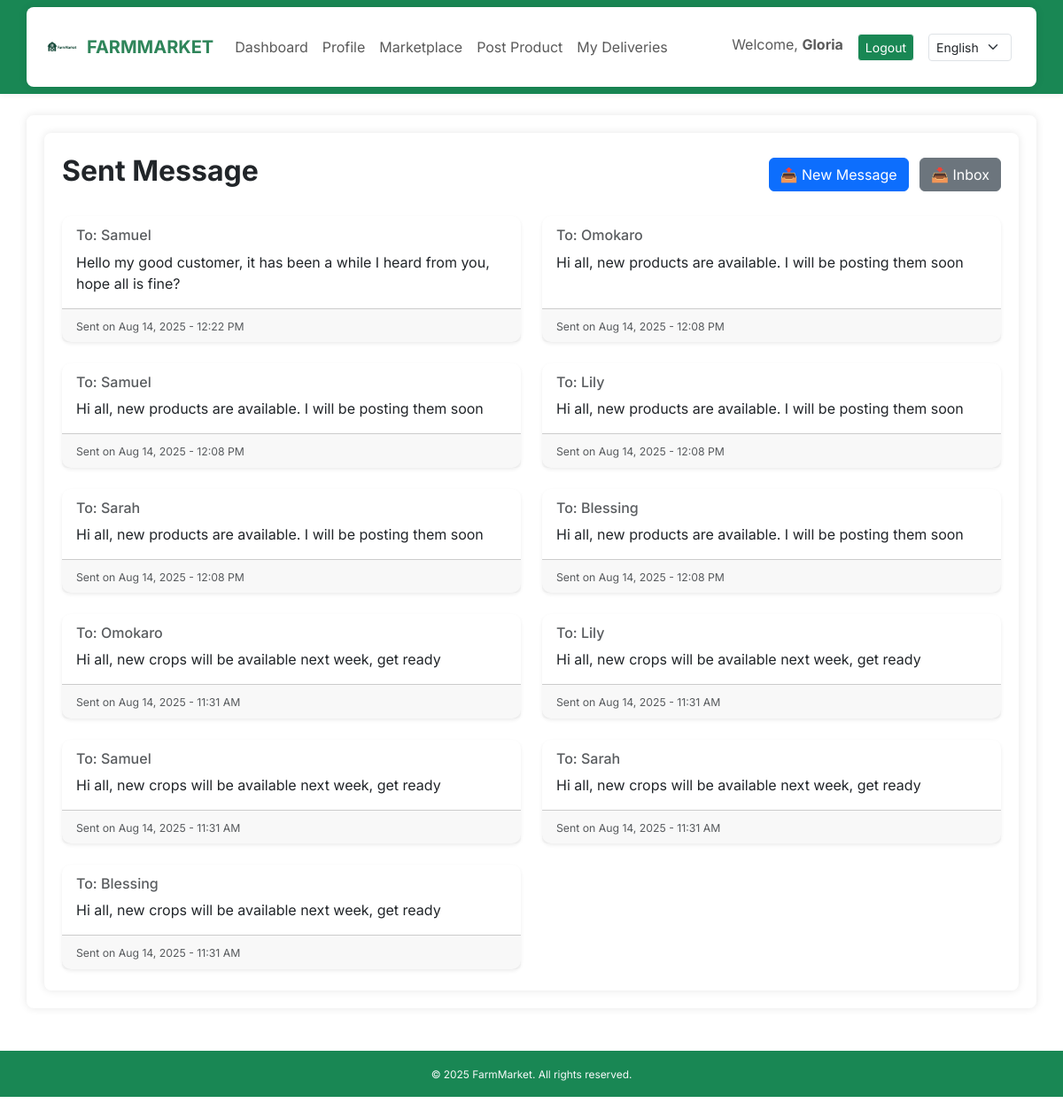
The page /messages_list/sent/ (signed in) on the database its author committed.
### core/models.py (models this page shows, shortened)
class Message(models.Model):
    sender = models.ForeignKey(User, related_name='sent_messages', on_delete=models.CASCADE)
    recipient = models.ForeignKey(User, related_name='received_messages', on_delete=models.CASCADE)
    body = models.TextField()
    timestamp = models.DateTimeField(auto_now_add=True)
    is_read = models.BooleanField(default=False)
    class Meta:
        ordering = ['-timestamp']

### core/views.py (the view)
# urls.py: path('messages_list/sent/', views.sent_message_view, name='sent_messages'),
@login_required
def sent_message_view(request):
    sent_messages = Message.objects.filter(sender=request.user).order_by('-timestamp')
    return render(request, 'core/sent_message.html', {'messages_list': sent_messages})

### core/context_processors.py (called while the page is built)
def language_code(request):
    return {
        'LANGUAGE_CODE': translation.get_language()
    }

### core/templates/core/sent_message.html
{% extends 'core/base.html' %}
{% load i18n %}
{% block content %}
<div class="container py-4">
    <div class="d-flex justify-content-between align-items-center mb-4">
        <h2 class="fw-bold">{% trans "Sent Message" %}</h2>
        <div>
            <a href="{% url 'send_message' %}" class="btn btn-primary me-2">📤 {% trans "New Message" %}</a>
            <a href="{% url 'inbox' %}" class="btn btn-secondary">📥 {% trans "Inbox" %}</a>
        </div>
    </div>
    {% if messages_list %}
        <div class="row row-cols-1 row-cols-md-2 g-4">
            {% for msg in messages_list %}
                <div class="col">
                    <div class="card shadow-sm h-100">
                        <div class="card-body">
                            <h6 class="card-subtitle mb-2 text-muted">To: {{ msg.recipient.username }}</h6>
                            <p class="card-text">{{ msg.body }}</p>
                        </div>
                        <div class="card-footer text-muted small">
                            <small>Sent on {{ msg.timestamp|date:"M d, Y - H:i A" }}</small>
                        </div>
                    </div>
                </div>
            {% endfor %}
        </div>
    {% else %}
        <div class="alert alert-info" role="alert">
            {% trans "You have not sent any messages yet." %}
        </div>
    {% endif %}
</div>
{% endblock %}

### core/templates/core/base.html (shortened to what this page needs)
{% load static %}
{% load i18n %}
<!DOCTYPE html>
<html lang="en">
<head>
  <link href="https://cdn.jsdelivr.net/npm/bootstrap@5.3.0/dist/css/bootstrap.min.css" rel="stylesheet" />
  <link rel="stylesheet" href="https://cdn.jsdelivr.net/npm/bootstrap-icons@1.11.3/font/bootstrap-icons.css">
  <link rel="stylesheet" href="{% static 'core/styles.css' %}" />
</head>
<body>
<header>
<nav class="navbar navbar-expand-lg custom-green">
    <div class="container">
        <a class="navbar-brand fw-bold d-flex align-items-center" href="{% url 'home' %}">
            <img src="{% static 'core/images/logo.png' %}" alt="Logo" width="40" height="40" class="me-2">
            <span class="fw-bold">FARMMARKET</span>
        </a>
        <div class="collapse navbar-collapse" id="navbarNav">
            <ul class="navbar-nav me-auto">
                {% if user.is_authenticated %}
                    {% if user.profile.role == 'logistics' %}
                        <li class="nav-item"><a class="nav-link" href="{% url 'logistics_dashboard' %}">{% trans "Dashboard" %}</a></li>
                        <li class="nav-item"><a class="nav-link" href="{% url 'profile' %}">{% trans "Profile" %}</a></li>
                        <li class="nav-item"><a class="nav-link" href="{% url 'my_deliveries' %}">{% trans "My Deliveries" %}</a></li>
                        <li class="nav-item"><a class="nav-link" href="{% url 'pending_deliveries' %}">{% trans "Pending Deliveries" %}</a></li>
                        <li class="nav-item"><a class="nav-link" href="{% url 'inbox' %}">{% trans "Messages" %}</a></li>
                    {% elif user.profile.role == 'farmer' %}
                        <li class="nav-item"><a class="nav-link" href="{% url 'farmer_dashboard' %}">{% trans "Dashboard" %}</a></li>
                        <li class="nav-item"><a class="nav-link" href="{% url 'profile' %}">{% trans "Profile" %}</a></li>
                        <li class="nav-item"><a class="nav-link" href="{% url 'product_list' %}">{% trans "Marketplace" %}</a></li>
                        <li class="nav-item"><a class="nav-link" href="{% url 'product_create' %}">{% trans "Post Product" %}</a></li>
                        <li class="nav-item"><a class="nav-link" href="{% url 'my_deliveries' %}">{% trans "My Deliveries" %}</a></li>
                    {% else %}
                        <li class="nav-item"><a class="nav-link" href="{% url 'home' %}">{% trans "Home" %}</a></li>
                    {% endif %}
                {% else %}
                    <li class="nav-item"><a class="nav-link" href="{% url 'login' %}">{% trans "Login" %}</a></li>
                    <li class="nav-item"><a class="nav-link" href="{% url 'register' %}">{% trans "Register" %}</a></li>
                {% endif %}
            </ul>
            {% if user.is_authenticated %}
                <ul class="navbar-nav">
                    <li class="nav-item me-3">
                        <span class="navbar-text">
                            {% trans "Welcome" %}, <strong>{{ user.username }}</strong>
                        </span>
                    </li>
                    <li class="nav-item">
                        <a class="btn btn-success btn-sm border-light" href="{% url 'logout' %}">{% trans "Logout" %}</a>
                    </li>
                </ul>
            {% endif %}
            <form action="{% url 'set_language' %}" method="post" class="d-flex align-items-center ms-3">
                <select name="language" class="form-select form-select-sm me-2" onchange="this.form.submit()">
                    <option value="en" {% if LANGUAGE_CODE == 'en' %}selected{% endif %}>English</option>
                </select>
            </form>
        </div>
    </div>
</nav>
</header>
  <main class="container mt-4">
    {% block content %}{% endblock %}
  </main>
  <footer class="text-center mt-5 mb-3 text-light custom-green p-3">
    <small>&copy; 2025 FarmMarket. {% trans "All rights reserved." %}</small>
</footer>
</body>
</html>

### static/core/styles.css (style rules this page uses)
body { background-color: white; font-family: 'Inter', sans-serif; }
.custom-green { background-color: #198754; }
.navbar-brand { font-weight: bold; color: #2c3e50 !important; }
.navbar { box-shadow: 0 2px 6px rgba(0,0,0,0.05); }
.navbar-brand span { font-weight: 700; color: #2f855a; }
.container { background-color: #fff; padding: 20px; border-radius: 8px; box-shadow: 0 0 10px rgba(0,0,0,0.1); }
.card { border: none; border-radius: 10px; transition: transform 0.2s ease-in-out; }
footer.custom-green { font-size: 0.85rem; color: #fff; }

### rows shown on the page
Message: recipient.username "Samuel", body "Hello my good customer, it has been a while I heard from you, hope all is fine?", timestamp "Aug 14, 2025 - 12:22 PM"
Message: recipient.username "Omokaro", body "Hi all, new products are available. I will be posting them soon", timestamp "Aug 14, 2025 - 12:08 PM"
Message: recipient.username "Samuel", body "Hi all, new products are available. I will be posting them soon", timestamp "Aug 14, 2025 - 12:08 PM"
Message: recipient.username "Lily", body "Hi all, new products are available. I will be posting them soon", timestamp "Aug 14, 2025 - 12:08 PM"
Message: recipient.username "Sarah", body "Hi all, new products are available. I will be posting them soon", timestamp "Aug 14, 2025 - 12:08 PM"
Message: recipient.username "Blessing", body "Hi all, new products are available. I will be posting them soon", timestamp "Aug 14, 2025 - 12:08 PM"
Message: recipient.username "Omokaro", body "Hi all, new crops will be available next week, get ready", timestamp "Aug 14, 2025 - 11:31 AM"
Message: recipient.username "Lily", body "Hi all, new crops will be available next week, get ready", timestamp "Aug 14, 2025 - 11:31 AM"
Message: recipient.username "Samuel", body "Hi all, new crops will be available next week, get ready", timestamp "Aug 14, 2025 - 11:31 AM"
Message: recipient.username "Sarah", body "Hi all, new crops will be available next week, get ready", timestamp "Aug 14, 2025 - 11:31 AM"
Message: recipient.username "Blessing", body "Hi all, new crops will be available next week, get ready", timestamp "Aug 14, 2025 - 11:31 AM"

### other values the page prints
{{ user.username }} "Gloria"
